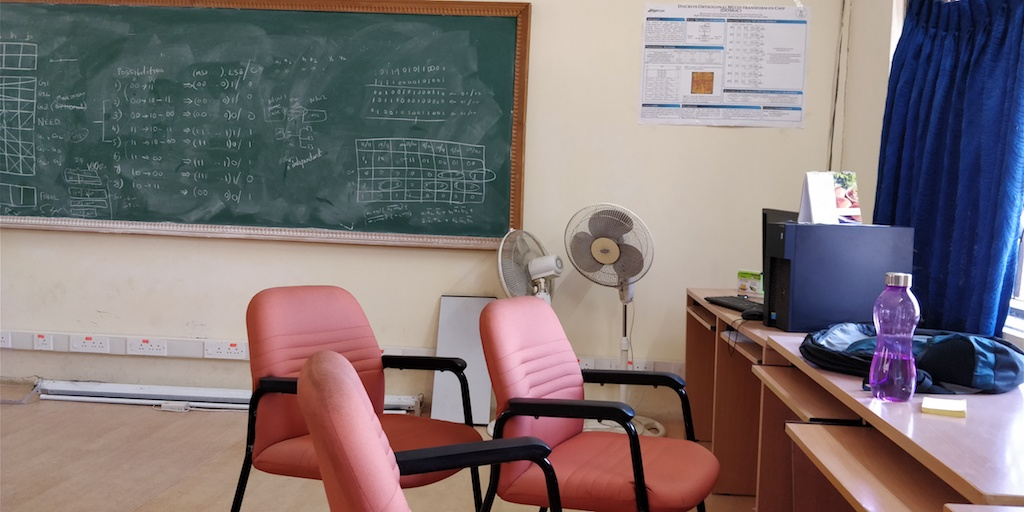
#> input picture extra/lab.jpg, 1024 x 512 px
$ python canny.py
#> lines starting #> are read from the running program, lines starting #| are printed output that depends on the picture
import cv2
import numpy as np

print("Image Edge Detection");

# img = cv2.imread("circle.grey.jpg",0);

img = cv2.imread("lab.jpg",0);
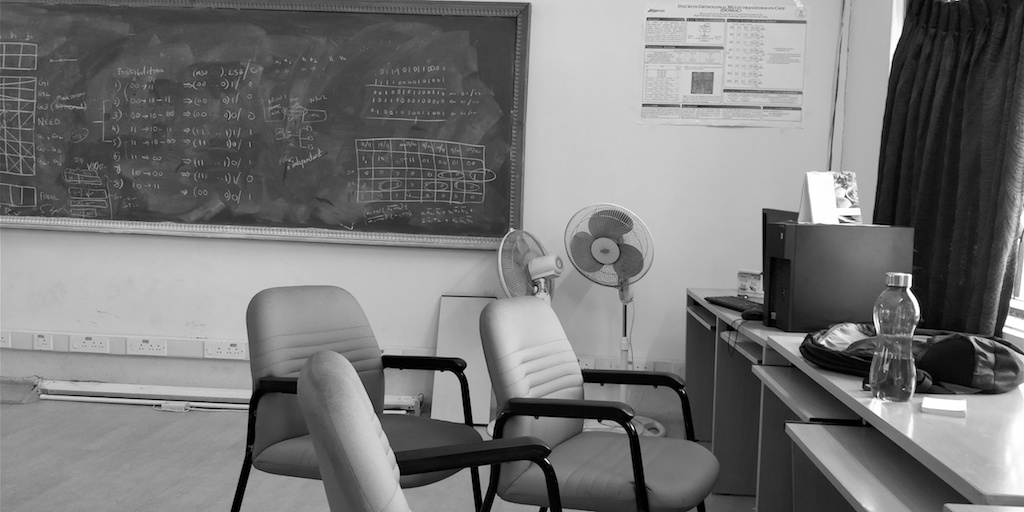
#> img: shape (512, 1024); min 0, max 255, mean 119


edges = cv2.Canny(img,50,150,apertureSize = 3)
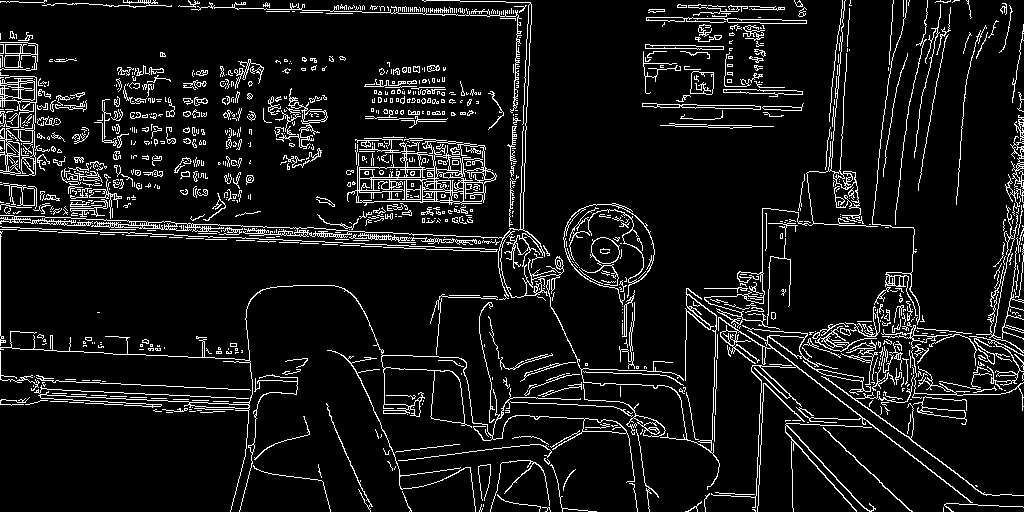
#> edges: shape (512, 1024); 8.6% white in thin lines or dots

cv2.imwrite('cannyEdges.jpg',edges)
# cv2.waitKey(0);
# cv2.destroyAllWindows();
